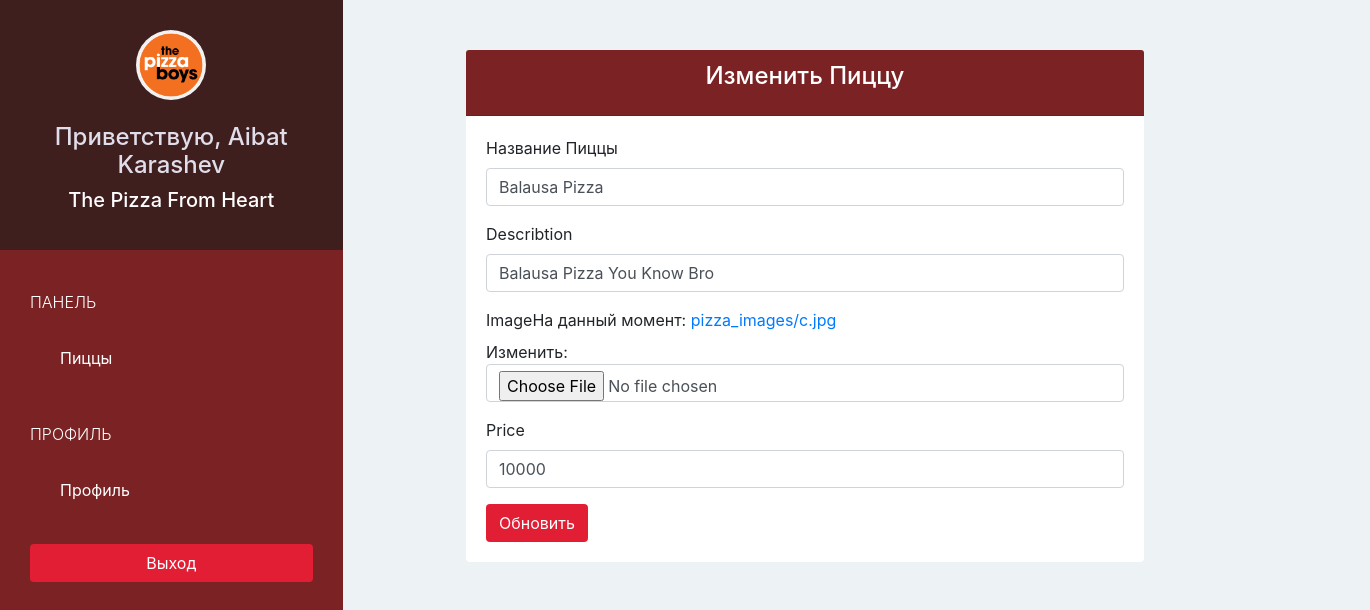
The page /pizzashop/pizza/edit/6/ (signed in) on the database its author committed.
### pizzashopapp/models.py (models this page shows, shortened)
class PizzaShop(models.Model):
    owner = models.OneToOneField(User, on_delete=models.CASCADE, related_name='pizzashop')
    name = models.CharField(max_length=40, verbose_name='Название')
    phone = models.CharField(max_length=20, verbose_name='Телефон')
    address = models.CharField(max_length=40, verbose_name='Адресс')
    logo = models.ImageField(upload_to='pizzashop_logo/', blank=False)

class Pizza(models.Model):
    pizzashop = models.ForeignKey(PizzaShop, on_delete=models.CASCADE)
    name = models.CharField(max_length=50, verbose_name='Название Пиццы')
    describtion = models.CharField(max_length=100)
    image = models.ImageField(upload_to='pizza_images/', blank=False)
    price = models.IntegerField(default=0)

### pizzashopapp/views.py (the view)
# urls.py: url(r'^pizzashop/pizza/edit/(?P<pizza_id>\d+)/$', views.pizzashop_edit_pizza, name='pizzashop-edit-pizza'),
@login_required(login_url='/pizzashop/sign_in/')
def pizzashop_edit_pizza(request,pizza_id):
    pizza_form = PizzaForm(instance=Pizza.objects.get(id=pizza_id))
    if request.method=='POST':
        pizza_form = PizzaForm(request.POST,request.FILES,instance=Pizza.objects.get(id=pizza_id))
        if pizza_form.is_valid():
            pizza=pizza_form.save()
            return redirect(pizzashop_pizza)
    return render(request, 'pizzashop/edit_pizza.html',{
        'pizza_form':pizza_form
    })

### pizzashopapp/forms.py
class PizzaForm(forms.ModelForm):
    class Meta:
        model = Pizza
        fields = ('name', 'describtion', 'image', 'price')

### pizzashopapp/templates/pizzashop/edit_pizza.html (shortened to what this page needs)
{% extends 'pizzashop/base.html' %}
{% load bootstrap4 %}
{% block page %}
   <div class="offset-lg-5 col-lg-8"  style="margin-left: 0">
    <div class="card">
      <div class="card-header bg-ruby">
        <h4 class="card-title text-center text-white">
          Изменить Пиццу
        </h4>
      </div>
      <div class="card-body">
        <form method="POST" enctype="multipart/form-data">
          {% bootstrap_form pizza_form %}
          <button type="submit" class="btn btn-red">Обновить</button>
        </form>
      </div>
    </div>
  </div>
{% endblock %}

### pizzashopapp/templates/pizzashop/base.html (shortened to what this page needs)
{% extends 'base.html' %}
{% block sidebar %}
{% url 'pizzashop-pizza' as pizzashop_pizza_url %}
{% url 'pizzashop-account' as pizzashop_account_url %}
  <div class="text-center">
    <img class="rounded-circle" src="{{ MEDIA_URL }}{{ request.user.pizzashop.logo }}" width="70" height="70">
    <br>
    <br>
    <h4>Приветствую, {{ request.user.get_full_name }}</h4>
    <h5>{{ request.user.pizzashop.name }}</h5>
  </div>
  <div class="list-group">
    <span class="text-uppercase">Панель</span>
    <a href="{% url 'pizzashop-pizza' %}"
       class="list-group-item {% if request.path == pizzashop_pizza_url %} active {% endif %}">Пиццы</a>
    <span class="text-uppercase">Профиль</span>
    <a href="{% url 'pizzashop-account' %}"
       class="list-group-item {% if request.path == pizzashop_account_url %} active {% endif %}">Профиль</a>
  </div>
  <div class="text-center">
    <a href="{% url 'sign-out' %}?next={{ request.path }}" class="btn btn-red">Выход</a>
  </div>
{% endblock %}

### pizzashopapp/static/css/style.css (style rules this page uses)
body { padding-top: 50px; background-color: #EDF2F5; overflow: auto; }
.bg-ruby { background-color: #7B2324; }
.text-white { color: white; }
.btn-red { color: white; background-color: #E21E35; }
.sidebar > div:first-child { padding: 30px 10px; font-weight: bold; font-size: 15px; background-color: #3F1E1E; }
.sidebar > div:first-child > h4 { color: #E0DEEB; }
.sidebar > div:first-child > h5 { color: #FFFFFF; }
.sidebar .list-group { padding: 0; background-color: #7B2324; }
.sidebar .list-group > span { color: white; display: block; margin-top: 20px; padding: 20px 30px; font-size: 16px; font-weight: 300; }
.sidebar .list-group .list-group-item, .sidebar .list-group .list-group-item:focus { background-color: #7B2324; color: white; border: 0; padding-left: 60px; padding-right: 30px; }
.sidebar > div:last-child { padding: 30px; }
.sidebar > div:last-child .btn { width: 100%; }
.content .card { border: none; }

### rows shown on the page
Pizza: name "Balausa Pizza", describtion "Balausa Pizza You Know Bro", price "10000"

### other values the page prints
{{ request.user.get_full_name }} "Aibat Karashev"
{{ request.user.pizzashop.name }} "The Pizza From Heart"
